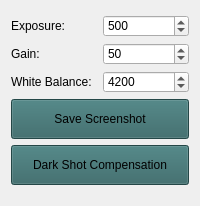
         <widget class="QWidget" name="CameraTab">
          <property name="styleSheet">
           <string notr="true">QPushButton {
        background-color: rgb(50, 100, 100);
}

QPushButton:hover {
       background-color: #5b72d1;
}

QPushButton:checked,
QPushButton:pressed {
       background-color: #32a877;
}

QPushButton:disabled {
       background-color: #3d4848;
       color: #718787;
}
</string>
          </property>
          <attribute name="title">
           <string>Camera</string>
          </attribute>
          <layout class="QVBoxLayout" name="camera_layout">
           <property name="topMargin">
            <number>15</number>
           </property>
           <item>
            <layout class="QGridLayout" name="camera_settings_grid">
             <item row="0" column="0">
              <widget class="QLabel" name="label_exposure">
               <property name="text">
                <string>Exposure:</string>
               </property>
              </widget>
             </item>
             <item row="0" column="1">
              <widget class="QDoubleSpinBox" name="exposure_spinbox">
               <property name="decimals">
                <number>0</number>
               </property>
               <property name="minimum">
                <double>-50.000000000000000</double>
               </property>
               <property name="maximum">
                <double>100000.000000000000000</double>
               </property>
               <property name="singleStep">
                <double>1.000000000000000</double>
               </property>
               <property name="value">
                <double>500.000000000000000</double>
               </property>
              </widget>
             </item>
             <item row="1" column="0">
              <widget class="QLabel" name="label_gain">
               <property name="text">
                <string>Gain:</string>
               </property>
              </widget>
             </item>
             <item row="1" column="1">
              <widget class="QDoubleSpinBox" name="gain_spinbox">
               <property name="decimals">
                <number>0</number>
               </property>
               <property name="minimum">
                <double>-24.000000000000000</double>
               </property>
               <property name="maximum">
                <double>100.000000000000000</double>
               </property>
               <property name="singleStep">
                <double>1.000000000000000</double>
               </property>
               <property name="value">
                <double>50.000000000000000</double>
               </property>
              </widget>
             </item>
             <item row="2" column="0">
              <widget class="QLabel" name="label_white_balance">
               <property name="text">
                <string>White Balance:</string>
               </property>
              </widget>
             </item>
             <item row="2" column="1">
              <widget class="QDoubleSpinBox" name="white_balance_spinbox">
               <property name="decimals">
                <number>0</number>
               </property>
               <property name="minimum">
                <double>0.000000000000000</double>
               </property>
               <property name="maximum">
                <double>10000.000000000000000</double>
               </property>
               <property name="singleStep">
                <double>100.000000000000000</double>
               </property>
               <property name="value">
                <double>4200.000000000000000</double>
               </property>
              </widget>
             </item>
            </layout>
           </item>
           <item>
            <widget class="QPushButton" name="btn_save_screenshot">
             <property name="minimumSize">
              <size>
               <width>60</width>
               <height>40</height>
              </size>
             </property>
             <property name="maximumSize">
              <size>
               <width>16777215</width>
               <height>40</height>
              </size>
             </property>
             <property name="text">
              <string>Save Screenshot</string>
             </property>
            </widget>
           </item>
           <item>
            <widget class="QPushButton" name="btn_dark_shot_compensation">
             <property name="minimumSize">
              <size>
               <width>60</width>
               <height>40</height>
              </size>
             </property>
             <property name="maximumSize">
              <size>
               <width>16777215</width>
               <height>40</height>
              </size>
             </property>
             <property name="text">
              <string>Dark Shot Compensation</string>
             </property>
            </widget>
           </item>
           <item>
            <spacer name="camera_tab_spacer">
             <property name="orientation">
              <enum>Qt::Orientation::Vertical</enum>
             </property>
             <property name="sizeType">
              <enum>QSizePolicy::Policy::MinimumExpanding</enum>
             </property>
             <property name="sizeHint" stdset="0">
              <size>
               <width>20</width>
               <height>10</height>
              </size>
             </property>
            </spacer>
           </item>
          </layout>
         </widget>
